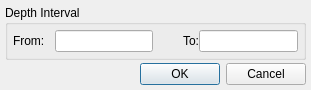
<?xml version="1.0" encoding="UTF-8"?>
<ui version="4.0">
 <class>DepthScaleDialog</class>
 <widget class="QDialog" name="DepthScaleDialog">
  <property name="geometry">
   <rect>
    <x>0</x>
    <y>0</y>
    <width>311</width>
    <height>87</height>
   </rect>
  </property>
  <property name="windowTitle">
   <string>Depth Interval Dialog</string>
  </property>
  <layout class="QGridLayout" name="gridLayout_2">
   <property name="leftMargin">
    <number>5</number>
   </property>
   <property name="topMargin">
    <number>5</number>
   </property>
   <property name="rightMargin">
    <number>5</number>
   </property>
   <property name="bottomMargin">
    <number>5</number>
   </property>
   <property name="verticalSpacing">
    <number>3</number>
   </property>
   <item row="0" column="0" colspan="2">
    <widget class="QGroupBox" name="gbxSettings">
     <property name="font">
      <font>
       <pointsize>9</pointsize>
      </font>
     </property>
     <property name="title">
      <string>Depth Interval</string>
     </property>
     <layout class="QGridLayout" name="gridLayout">
      <property name="leftMargin">
       <number>5</number>
      </property>
      <property name="topMargin">
       <number>5</number>
      </property>
      <property name="rightMargin">
       <number>5</number>
      </property>
      <property name="bottomMargin">
       <number>5</number>
      </property>
      <property name="horizontalSpacing">
       <number>30</number>
      </property>
      <item row="0" column="0">
       <layout class="QHBoxLayout" name="horizontalLayout_2">
        <property name="spacing">
         <number>10</number>
        </property>
        <item>
         <widget class="QLabel" name="label">
          <property name="text">
           <string>From:</string>
          </property>
         </widget>
        </item>
        <item>
         <widget class="QLineEdit" name="ledFrom">
          <property name="alignment">
           <set>Qt::AlignRight|Qt::AlignTrailing|Qt::AlignVCenter</set>
          </property>
         </widget>
        </item>
       </layout>
      </item>
      <item row="0" column="1">
       <layout class="QHBoxLayout" name="horizontalLayout">
        <item>
         <widget class="QLabel" name="label_2">
          <property name="text">
           <string>To:</string>
          </property>
         </widget>
        </item>
        <item>
         <widget class="QLineEdit" name="ledTo">
          <property name="alignment">
           <set>Qt::AlignRight|Qt::AlignTrailing|Qt::AlignVCenter</set>
          </property>
         </widget>
        </item>
       </layout>
      </item>
     </layout>
    </widget>
   </item>
   <item row="2" column="1">
    <widget class="QDialogButtonBox" name="buttonBox">
     <property name="orientation">
      <enum>Qt::Horizontal</enum>
     </property>
     <property name="standardButtons">
      <set>QDialogButtonBox::Cancel|QDialogButtonBox::Ok</set>
     </property>
    </widget>
   </item>
   <item row="1" column="0">
    <spacer name="verticalSpacer">
     <property name="orientation">
      <enum>Qt::Vertical</enum>
     </property>
     <property name="sizeHint" stdset="0">
      <size>
       <width>20</width>
       <height>1</height>
      </size>
     </property>
    </spacer>
   </item>
  </layout>
 </widget>
 <resources/>
 <connections>
  <connection>
   <sender>buttonBox</sender>
   <signal>accepted()</signal>
   <receiver>DepthScaleDialog</receiver>
   <slot>accept()</slot>
   <hints>
    <hint type="sourcelabel">
     <x>248</x>
     <y>254</y>
    </hint>
    <hint type="destinationlabel">
     <x>157</x>
     <y>274</y>
    </hint>
   </hints>
  </connection>
  <connection>
   <sender>buttonBox</sender>
   <signal>rejected()</signal>
   <receiver>DepthScaleDialog</receiver>
   <slot>reject()</slot>
   <hints>
    <hint type="sourcelabel">
     <x>316</x>
     <y>260</y>
    </hint>
    <hint type="destinationlabel">
     <x>286</x>
     <y>274</y>
    </hint>
   </hints>
  </connection>
 </connections>
</ui>
